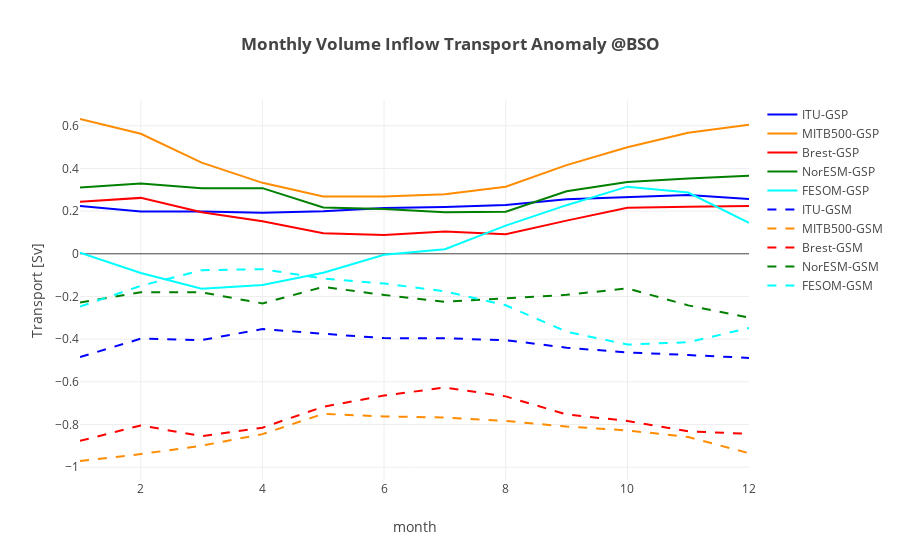

Write notebook code for a chart like this one.
### Code cell
""" Plot seasonal mean of volume fluxes anomaly"""
modelnames = ['ITU' , 'MITB500', 'Brest', 'NorESM', 'FESOM']
colors = ['blue', 'darkorange', 'red', 'green', 'cyan']

# names of the control, gsp and gsn variables [total]
ctln = ['ctlbarents_volumeinflow', 'barvt_c[1]', 'BSOrefvolume_in', 'inflow_vt_NorESM_BSO_ctrl', 'ctlvoltransp_BSO_in']
gspn = ['gspbarents_volumeinflow', 'barvt_gsp[1]', 'BSOgspvolume_in', 'inflow_vt_NorESM_BSO_gsp', 'gspvoltransp_BSO_in']
gsnn = ['gsnbarents_volumeinflow', 'barvt_gsm[1]', 'BSOgsnvolume_in', 'inflow_vt_NorESM_BSO_gsn', 'gsnvoltransp_BSO_in']

coeffs = [1, 1e-6, 1, 1, 1]

layout = go.Layout(
    title='<b>Monthly Volume Inflow Transport Anomaly @BSO</b>',
    yaxis=dict(
        title='Transport [Sv]',
        #range=[-14, 14]
    ),
    xaxis=dict(
        title='month'
    )
)    


def update_plot(models):
    
    datap = []
    datan = []
    for ind,mdl in enumerate(models):
        dnm = 'ds'+np.str(ind)+'.'+ctln[ind]+'.groupby(\'time.month\').mean().month'
        time = np.copy(eval(dnm))
        dnm = 'ds'+np.str(ind)+'.'+ctln[ind]+'.groupby(\'time.month\').mean()'
        dnm2 = 'ds'+np.str(ind)+'.'+gspn[ind]+'.groupby(\'time.month\').mean()'
        dnm3 = 'ds'+np.str(ind)+'.'+gsnn[ind]+'.groupby(\'time.month\').mean()'
        val1 = np.copy(eval(dnm2)-eval(dnm))*coeffs[ind]
        val2 = np.copy(eval(dnm3)-eval(dnm))*coeffs[ind]
        trace1 = go.Scatter(            
            x = time,
            y = val1,
            mode = 'lines',
            name = mdl+'-GSP',        
            line = dict(
                width = 2,
                color = colors[ind],
                shape = 'smooth'
            )
        )
        datap.append(trace1)
        trace2 = go.Scatter(            
            x = time,
            y = val2,
            mode = 'lines',
            name = mdl+'-GSM',            
            line = dict(
                width = 2,
                color = colors[ind],
                dash = 'dash',
                shape = 'smooth'
            )
        )
        datan.append(trace2)


   
    data = datap + datan
    
    fig = go.Figure(data=data, layout=layout)
    py.offline.iplot(fig)
    
update_plot(modelnames)    
#models = widgets.SelectMultiple(options=list(modelnames), value=modelnames, description='Models')    
#widgets.interactive(update_plot,models=models)

### Figure 1 — Plotly figure (JSON) as saved in the notebook; plotly's stock layout.template omitted (floating-point values rounded to 4 significant figures)
{"data": [{"line": {"color": "blue", "shape": "smooth", "width": 2}, "mode": "lines", "name": "ITU-GSP", "type": "scatter", "x": [1, 2, 3, 4, 5, 6, 7, 8, 9, 10, 11, 12], "y": [0.2236, 0.1987, 0.1979, 0.1928, 0.1995, 0.2147, 0.2191, 0.2287, 0.2555, 0.2669, 0.2759, 0.2567]}, {"line": {"color": "darkorange", "shape": "smooth", "width": 2}, "mode": "lines", "name": "MITB500-GSP", "type": "scatter", "x": [1, 2, 3, 4, 5, 6, 7, 8, 9, 10, 11, 12], "y": [0.6318, 0.5624, 0.4273, 0.3325, 0.2686, 0.2687, 0.2786, 0.3143, 0.4155, 0.4997, 0.5672, 0.6045]}, {"line": {"color": "red", "shape": "smooth", "width": 2}, "mode": "lines", "name": "Brest-GSP", "type": "scatter", "x": [1, 2, 3, 4, 5, 6, 7, 8, 9, 10, 11, 12], "y": [0.2444, 0.2621, 0.1945, 0.1526, 0.09592, 0.08836, 0.1043, 0.09157, 0.1555, 0.2157, 0.2209, 0.2245]}, {"line": {"color": "green", "shape": "smooth", "width": 2}, "mode": "lines", "name": "NorESM-GSP", "type": "scatter", "x": [1, 2, 3, 4, 5, 6, 7, 8, 9, 10, 11, 12], "y": [0.3108, 0.3295, 0.3066, 0.3076, 0.2168, 0.2103, 0.1952, 0.197, 0.2934, 0.3366, 0.3534, 0.3662]}, {"line": {"color": "cyan", "shape": "smooth", "width": 2}, "mode": "lines", "name": "FESOM-GSP", "type": "scatter", "x": [1, 2, 3, 4, 5, 6, 7, 8, 9, 10, 11, 12], "y": [0.005647, -0.09008, -0.1635, -0.1463, -0.08908, -0.004384, 0.02117, 0.1321, 0.2279, 0.3148, 0.2872, 0.1447]}, {"line": {"color": "blue", "dash": "dash", "shape": "smooth", "width": 2}, "mode": "lines", "name": "ITU-GSM", "type": "scatter", "x": [1, 2, 3, 4, 5, 6, 7, 8, 9, 10, 11, 12], "y": [-0.4844, -0.3978, -0.4044, -0.353, -0.3749, -0.3952, -0.3963, -0.4047, -0.4401, -0.4627, -0.4745, -0.488]}, {"line": {"color": "darkorange", "dash": "dash", "shape": "smooth", "width": 2}, "mode": "lines", "name": "MITB500-GSM", "type": "scatter", "x": [1, 2, 3, 4, 5, 6, 7, 8, 9, 10, 11, 12], "y": [-0.9713, -0.9388, -0.8996, -0.8454, -0.7502, -0.7625, -0.7671, -0.7836, -0.8098, -0.8279, -0.8587, -0.9349]}, {"line": {"color": "red", "dash": "dash", "shape": "smooth", "width": 2}, "mode": "lines", "name": "Brest-GSM", "type": "scatter", "x": [1, 2, 3, 4, 5, 6, 7, 8, 9, 10, 11, 12], "y": [-0.877, -0.8045, -0.8547, -0.815, -0.7169, -0.6645, -0.6268, -0.6684, -0.753, -0.7834, -0.8322, -0.8438]}, {"line": {"color": "green", "dash": "dash", "shape": "smooth", "width": 2}, "mode": "lines", "name": "NorESM-GSM", "type": "scatter", "x": [1, 2, 3, 4, 5, 6, 7, 8, 9, 10, 11, 12], "y": [-0.2278, -0.1808, -0.1807, -0.2325, -0.1552, -0.1927, -0.2252, -0.2083, -0.1924, -0.1624, -0.2418, -0.2994]}, {"line": {"color": "cyan", "dash": "dash", "shape": "smooth", "width": 2}, "mode": "lines", "name": "FESOM-GSM", "type": "scatter", "x": [1, 2, 3, 4, 5, 6, 7, 8, 9, 10, 11, 12], "y": [-0.2476, -0.15, -0.07708, -0.07206, -0.1157, -0.1393, -0.1758, -0.2411, -0.3653, -0.4254, -0.4147, -0.348]}], "layout": {"title": "<b>Monthly Volume Inflow Transport Anomaly @BSO</b>", "xaxis": {"title": "month"}, "yaxis": {"title": "Transport [Sv]"}}}
